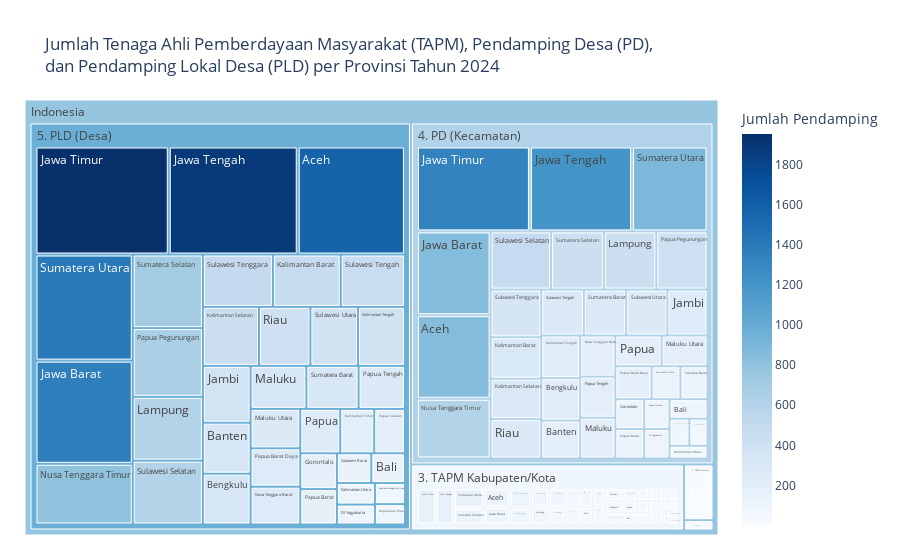

Source (notebook cell):
### Code cell
# Visualisasi Persebaran TAPM, PD, dan PLD per Provinsi
df_pendamping = pd.melt(
    df_13,
    id_vars=['Provinsi'],
    value_vars=['TAPM_Pusat', 'TAPM_Provinsi', 'TAPM_Kabupaten_Kota', 'PD', 'PLD'],
    var_name='Level',
    value_name='Jumlah Pendamping'
)
# Hapus baris dengan jumlah 0
df_pendamping = df_pendamping[df_pendamping['Jumlah Pendamping'] > 0]

peta_hierarki = {
    'TAPM_Pusat': '1. TAPM Pusat',
    'TAPM_Provinsi': '2. TAPM Provinsi',
    'TAPM_Kabupaten_Kota': '3. TAPM Kabupaten/Kota',
    'PD': '4. PD (Kecamatan)',
    'PLD': '5. PLD (Desa)'
}

# Buat kolom baru 'Hierarki' berdasarkan peta
df_pendamping['Hierarki'] = df_pendamping['Level'].map(peta_hierarki)

# Buat Treemap
fig = px.treemap(
    df_pendamping,
    path=[px.Constant("Indonesia"), 'Hierarki', 'Provinsi'], # Mendefinisikan hierarki
    values='Jumlah Pendamping',                                          
    color='Jumlah Pendamping',                                
    hover_data={'Jumlah Pendamping':':.0f'},                  
    color_continuous_scale='Blues'                            
)

fig.update_layout(
    title_text='Jumlah Tenaga Ahli Pemberdayaan Masyarakat (TAPM), Pendamping Desa (PD),<br>dan Pendamping Lokal Desa (PLD) per Provinsi Tahun 2024',
    margin = dict(t=100, l=25, r=25, b=25)
)

fig.show()

### Figure 1 — Plotly figure (JSON) as saved in the notebook; plotly's stock layout.template omitted (floating-point values rounded to 4 significant figures; data arrays with more than 128 entries replaced by an {"elided": "..."} marker saying what was removed)
{"data": [{"branchvalues": "total", "customdata": {"elided": "155x1 float values"}, "domain": {"x": [0, 1], "y": [0, 1]}, "hovertemplate": "labels=%{label}<br>Jumlah Pendamping_sum=%{value}<br>parent=%{parent}<br>id=%{id}<br>Jumlah Pendamping=%{color:.0f}<extra></extra>", "ids": {"elided": "155 str values"}, "labels": {"elided": "155 str values"}, "marker": {"coloraxis": "coloraxis", "colors": {"elided": "155 float values"}}, "name": "", "parents": {"elided": "155 str values"}, "type": "treemap", "values": {"elided": "155 float values"}}], "layout": {"coloraxis": {"colorbar": {"title": {"text": "Jumlah Pendamping"}}, "colorscale": [[0, "rgb(247,251,255)"], [0.125, "rgb(222,235,247)"], [0.25, "rgb(198,219,239)"], [0.375, "rgb(158,202,225)"], [0.5, "rgb(107,174,214)"], [0.625, "rgb(66,146,198)"], [0.75, "rgb(33,113,181)"], [0.875, "rgb(8,81,156)"], [1, "rgb(8,48,107)"]]}, "legend": {"tracegroupgap": 0}, "margin": {"b": 25, "l": 25, "r": 25, "t": 100}, "title": {"text": "Jumlah Tenaga Ahli Pemberdayaan Masyarakat (TAPM), Pendamping Desa (PD),<br>dan Pendamping Lokal Desa (PLD) per Provinsi Tahun 2024"}}}
